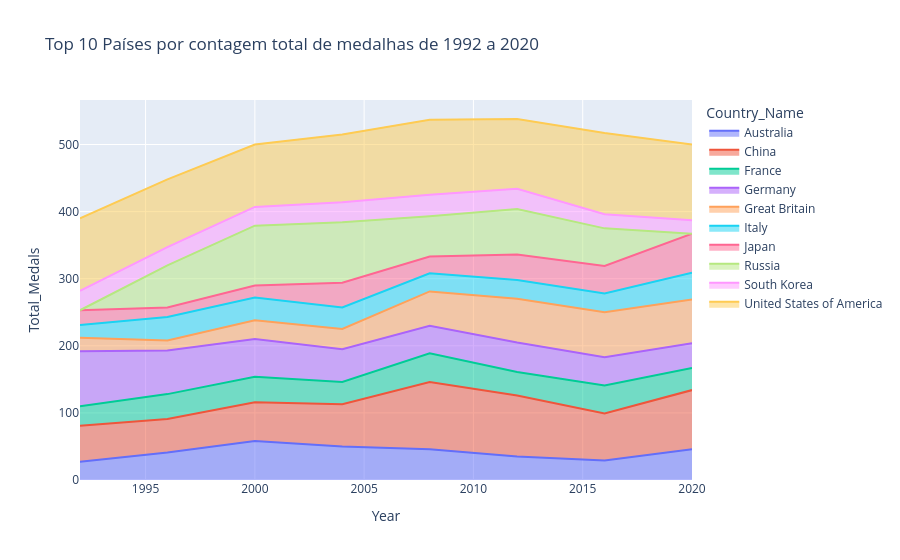

The cell this chart's notebook holds for it:
### Code cell
area_fig = px.area(df_top_10_countries,
                   x= "Year" ,
                   y= "Total_Medals",
                   color= "Country_Name",
                   title= 'Top 10 Países por contagem total de medalhas de 1992 a 2020' )

area_fig.show()

### Figure 1 — Plotly figure (JSON) as saved in the notebook; plotly's stock layout.template omitted (floating-point values rounded to 4 significant figures)
{"data": [{"fillpattern": {"shape": ""}, "hovertemplate": "Country_Name=Australia<br>Year=%{x}<br>Total_Medals=%{y}<extra></extra>", "legendgroup": "Australia", "line": {"color": "#636efa"}, "marker": {"symbol": "circle"}, "mode": "lines", "name": "Australia", "orientation": "v", "showlegend": true, "stackgroup": "1", "type": "scatter", "x": [1992, 1996, 2000, 2004, 2008, 2012, 2016, 2020], "xaxis": "x", "y": [27, 41, 58, 50, 46, 35, 29, 46], "yaxis": "y"}, {"fillpattern": {"shape": ""}, "hovertemplate": "Country_Name=China<br>Year=%{x}<br>Total_Medals=%{y}<extra></extra>", "legendgroup": "China", "line": {"color": "#EF553B"}, "marker": {"symbol": "circle"}, "mode": "lines", "name": "China", "orientation": "v", "showlegend": true, "stackgroup": "1", "type": "scatter", "x": [1992, 1996, 2000, 2004, 2008, 2012, 2016, 2020], "xaxis": "x", "y": [54, 50, 58, 63, 100, 91, 70, 88], "yaxis": "y"}, {"fillpattern": {"shape": ""}, "hovertemplate": "Country_Name=France<br>Year=%{x}<br>Total_Medals=%{y}<extra></extra>", "legendgroup": "France", "line": {"color": "#00cc96"}, "marker": {"symbol": "circle"}, "mode": "lines", "name": "France", "orientation": "v", "showlegend": true, "stackgroup": "1", "type": "scatter", "x": [1992, 1996, 2000, 2004, 2008, 2012, 2016, 2020], "xaxis": "x", "y": [29, 37, 38, 33, 43, 35, 42, 33], "yaxis": "y"}, {"fillpattern": {"shape": ""}, "hovertemplate": "Country_Name=Germany<br>Year=%{x}<br>Total_Medals=%{y}<extra></extra>", "legendgroup": "Germany", "line": {"color": "#ab63fa"}, "marker": {"symbol": "circle"}, "mode": "lines", "name": "Germany", "orientation": "v", "showlegend": true, "stackgroup": "1", "type": "scatter", "x": [1992, 1996, 2000, 2004, 2008, 2012, 2016, 2020], "xaxis": "x", "y": [82, 65, 56, 49, 41, 44, 42, 37], "yaxis": "y"}, {"fillpattern": {"shape": ""}, "hovertemplate": "Country_Name=Great Britain<br>Year=%{x}<br>Total_Medals=%{y}<extra></extra>", "legendgroup": "Great Britain", "line": {"color": "#FFA15A"}, "marker": {"symbol": "circle"}, "mode": "lines", "name": "Great Britain", "orientation": "v", "showlegend": true, "stackgroup": "1", "type": "scatter", "x": [1992, 1996, 2000, 2004, 2008, 2012, 2016, 2020], "xaxis": "x", "y": [20, 15, 28, 30, 51, 65, 67, 65], "yaxis": "y"}, {"fillpattern": {"shape": ""}, "hovertemplate": "Country_Name=Italy<br>Year=%{x}<br>Total_Medals=%{y}<extra></extra>", "legendgroup": "Italy", "line": {"color": "#19d3f3"}, "marker": {"symbol": "circle"}, "mode": "lines", "name": "Italy", "orientation": "v", "showlegend": true, "stackgroup": "1", "type": "scatter", "x": [1992, 1996, 2000, 2004, 2008, 2012, 2016, 2020], "xaxis": "x", "y": [19, 35, 34, 32, 27, 28, 28, 40], "yaxis": "y"}, {"fillpattern": {"shape": ""}, "hovertemplate": "Country_Name=Japan<br>Year=%{x}<br>Total_Medals=%{y}<extra></extra>", "legendgroup": "Japan", "line": {"color": "#FF6692"}, "marker": {"symbol": "circle"}, "mode": "lines", "name": "Japan", "orientation": "v", "showlegend": true, "stackgroup": "1", "type": "scatter", "x": [1992, 1996, 2000, 2004, 2008, 2012, 2016, 2020], "xaxis": "x", "y": [22, 14, 18, 37, 25, 38, 41, 58], "yaxis": "y"}, {"fillpattern": {"shape": ""}, "hovertemplate": "Country_Name=Russia<br>Year=%{x}<br>Total_Medals=%{y}<extra></extra>", "legendgroup": "Russia", "line": {"color": "#B6E880"}, "marker": {"symbol": "circle"}, "mode": "lines", "name": "Russia", "orientation": "v", "showlegend": true, "stackgroup": "1", "type": "scatter", "x": [1996, 2000, 2004, 2008, 2012, 2016], "xaxis": "x", "y": [63, 89, 90, 60, 68, 56], "yaxis": "y"}, {"fillpattern": {"shape": ""}, "hovertemplate": "Country_Name=South Korea<br>Year=%{x}<br>Total_Medals=%{y}<extra></extra>", "legendgroup": "South Korea", "line": {"color": "#FF97FF"}, "marker": {"symbol": "circle"}, "mode": "lines", "name": "South Korea", "orientation": "v", "showlegend": true, "stackgroup": "1", "type": "scatter", "x": [1992, 1996, 2000, 2004, 2008, 2012, 2016, 2020], "xaxis": "x", "y": [29, 27, 28, 30, 32, 30, 21, 20], "yaxis": "y"}, {"fillpattern": {"shape": ""}, "hovertemplate": "Country_Name=United States of America<br>Year=%{x}<br>Total_Medals=%{y}<extra></extra>", "legendgroup": "United States of America", "line": {"color": "#FECB52"}, "marker": {"symbol": "circle"}, "mode": "lines", "name": "United States of America", "orientation": "v", "showlegend": true, "stackgroup": "1", "type": "scatter", "x": [1992, 1996, 2000, 2004, 2008, 2012, 2016, 2020], "xaxis": "x", "y": [108, 101, 93, 101, 112, 104, 121, 113], "yaxis": "y"}], "layout": {"legend": {"title": {"text": "Country_Name"}, "tracegroupgap": 0}, "title": {"text": "Top 10 Países por contagem total de medalhas de 1992 a 2020"}, "xaxis": {"anchor": "y", "domain": [0, 1], "title": {"text": "Year"}}, "yaxis": {"anchor": "x", "domain": [0, 1], "title": {"text": "Total_Medals"}}}}
